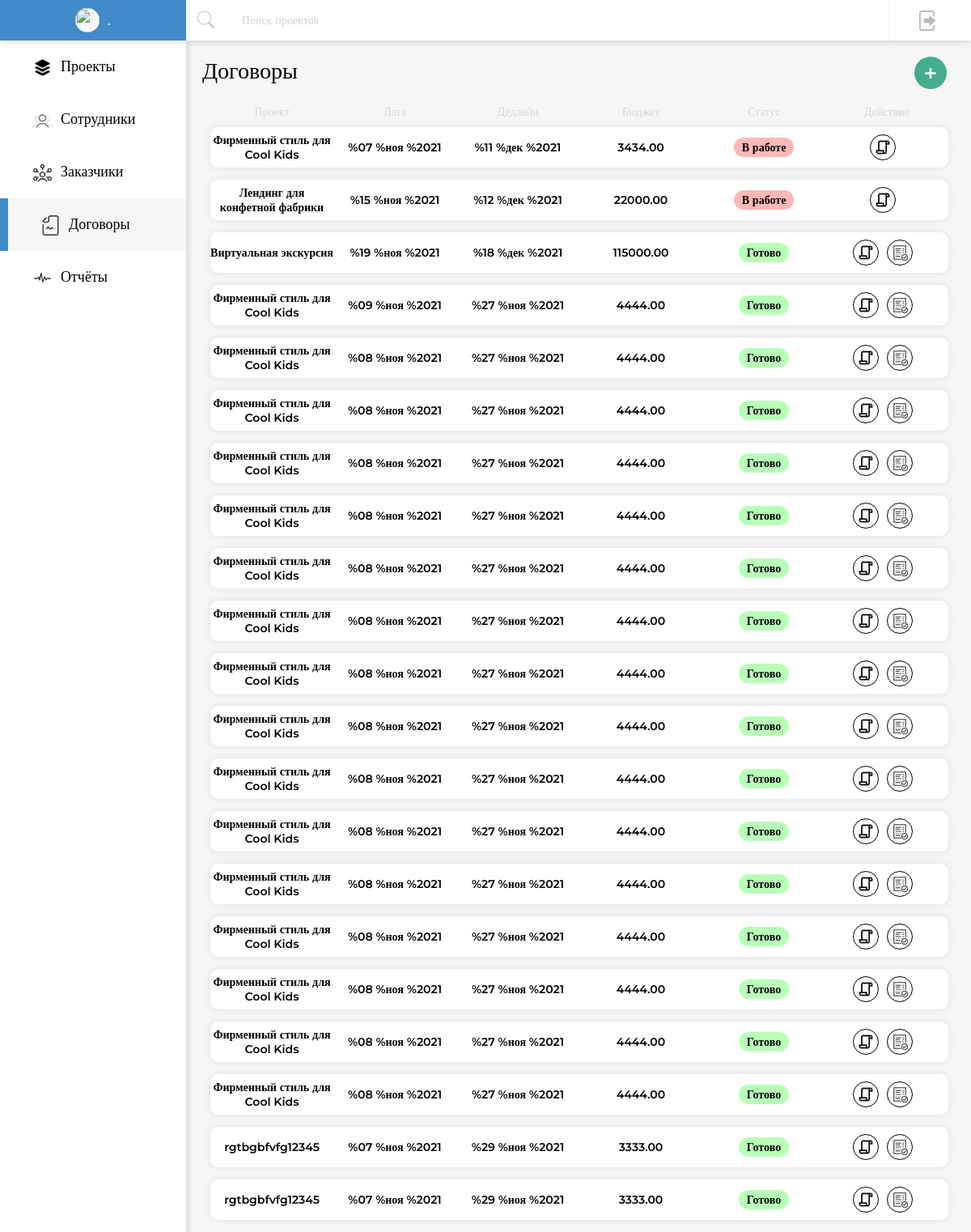
Page /contracts (signed in) on the committed database.
### mainapp/models.py (models this page shows, shortened)
class Projects(models.Model):
    id = models.AutoField
    name = models.CharField(max_length=50, verbose_name='Название проекта')
    customer_id = models.ForeignKey(Customers, verbose_name='Код заказчика', on_delete=models.CASCADE)
    description = models.TextField(verbose_name='Описание', null=True)
    date = models.DateField(auto_now_add=True, verbose_name='Дата заказа')
    deadline = models.DateField(verbose_name='Дата дедлайна')
    status = models.CharField(max_length=20, choices=STATUS_CHOICES, verbose_name='Статус выполнения')
    curator = models.ForeignKey(Employees, verbose_name='Код куратора', on_delete=models.PROTECT)
    budget = models.DecimalField(max_digits=9, decimal_places=2, verbose_name='Бюджет')
    contract = models.FileField(null=True, verbose_name='Договор')

class Archive(models.Model):
    id = models.AutoField
    name = models.CharField(max_length=50, verbose_name='Название проекта')
    customer_id = models.ForeignKey(Customers, verbose_name='Код заказчика', on_delete=models.CASCADE)
    date = models.DateField(auto_now_add=True, verbose_name='Дата заказа')
    deadline = models.DateField(verbose_name='Дата дедлайна')
    budget = models.DecimalField(max_digits=9, decimal_places=2, verbose_name='Бюджет')
    contract = models.FileField(null=True, verbose_name='Договор')
    act = models.FileField(null=True, verbose_name='Акт работ')

### mainapp/views.py (the view)
# urls.py: path('contracts', contract_view, name='contracts'),
@login_required
def contract_view(request):
    if request.user.groups.all()[0].name == 'Сотрудник':
        return redirect('project_list')
    di = []
    all_contracts = Projects.objects.all().exclude(contract='')
    all_archives = Archive.objects.all().order_by('-date')
    potentials = Projects.objects.all().filter(contract='')
    if request.method == 'POST':
        answer = request.POST.get('potential_contract')
        return redirect('pdf_view/?p_id=%s' % answer)
    for ctr in all_contracts:
        data = {}
        data[ctr] = 'В работе'
        di.append(data)
    for arch in all_archives:
        data = {}
        data[arch] = 'Готово'
        di.append(data)
    return render(request, 'contracts.html', {'di': di, 'potentials': potentials})

### mainapp/templates/contracts.html (shortened to what this page needs)
{% extends 'base.html' %}
{% load static %}
{% block content %}
    <div class="grand-title">
        <div class="title">Договоры</div>
        <div id='new' class="new">+</div>
    </div>
<div class="cust-title">
    <div>Проект</div>
    <div>Дата</div>
    <div>Дедлайн</div>
    <div>Бюджет</div>
    <div>Статус</div>
    <div>Действие</div>
</div>
{% for el in di %}
    {% for cont,status in el.items %}
        <div class="cont">
	    	<span>{{ cont.name }}</span>
	    	<span>{{ cont.date }}</span>
	    	<span>{{ cont.deadline }}</span>
	    	<span>{{ cont.budget }}</span>
	    	<span>
                {% if status == 'В работе' %}
	    		<p id="status">{{ status }}</p>
                {% endif %}
                {% if status == 'Готово' %}
	    		<p id="status_done">{{ status }}</p>
                {% endif %}
	    	</span>
            <span id="actions">
	    		<div title="Договор">
                    <a href="{{ cont.contract.url }}" target="_blank">
                        <img src="{% static 'img/contract.png' %}" class="icon mini_icon contract_icon">
                    </a>
                </div>
	    		{% if status == 'Готово' %}
	    		<div title="Акт работ">
                    <a href="{{ cont.act.url }}" target="_blank">
                        <img src="{% static 'img/act.png' %}" class="icon mini_icon act_icon">
                    </a>
                </div>
                {% endif %}
	    	</span>
	    </div>
    {% endfor %}
{% endfor %}
{% endblock content %}

### mainapp/templates/base.html (shortened to what this page needs)
{% load static %}
{% load tags %}
<!DOCTYPE html>
<html lang="ru">
<head>
    <link rel="stylesheet" href="{% static 'styles/styles.css'%}" type="text/css">
</head>
<body>
	<div class="nav">
		<div class="user">
			<img src="{{ user.employees.image.url }}" class="ava">
			{{ user.employees.first_name }} {{ user.employees.last_name|slice:":1" }}.
		</div>
		<div class="icon_search">
			<img src="{% static 'img/search.png' %}" class="icon search_icon">
		</div>
		<input id="search_here" class="form-control search" placeholder="Поиск проектов">
		<a href="{% url 'logout' %}">
			<div class="exit">
				<img src="{% static 'img/exit.png' %}" class="icon exit_icon">
			</div>
		</a>
	</div>
	<div class="sidebar">
		<ul>
			{% with request.resolver_match.url_name as url_name %}
		    <li>
				<a href="{% url 'project_list' %}" class="{% if url_name == 'project_list' %}current{% endif %}">
					<img src="{% static 'img/projects.png' %}" class="icon projects_icon">Проекты
				</a>
			</li>
		    <li>
				<a href="{% url 'employees' %}" class="{% if url_name == 'employees' %}current{% endif %}">
					<img src="{% static 'img/emps.png' %}" class="icon emps_icon">Сотрудники
				</a>
			</li>
		    {% if request.user.groups.all.0.name == 'Администрация' or request.user.groups.all.0.name == 'Менеджер' %}
				<li>
					<a href="{% url 'customers' %}" class="{% if url_name == 'customers' %}current{% endif %}">
						<img src="{% static 'img/custs.png' %}" class="icon custs_icon">Заказчики
					</a>
				</li>
		    	<li>
					<a href="{% url 'contracts' %}" class="{% if url_name == 'contracts' %}current{% endif %}">
						<img src="{% static 'img/cont_list.png' %}" class="icon cont_list_icon">Договоры
					</a>
				</li>
			{% endif %}
			{% if request.user.groups.all.0.name == 'Администрация' %}
		    	<li>
					<a href="{% url 'stats' %}" class="{% if url_name == 'stats' %}current{% endif %}">
						<img src="{% static 'img/stats.png' %}" class="icon stats_icon">Отчёты
					</a>
				</li>
			{% endif %}
			{% endwith %}
		</ul>
   	</div>
   	<div class="content">
		{% block content %}
		{% endblock content %}
    </div>
</body>
</html>

### static/styles/styles.css (style rules this page uses)
* { font: 14px Montserrat; padding: 0; margin: 0; list-style: none; text-decoration: none; background-color: #f6f6f6; }
.nav { width: 100%; height: 50px; position: fixed; top: 0; z-index: 4; display: flex; box-sizing: inherit; box-shadow: 0px 0px 10px rgba(0, 0, 0, 0.2); }
.user { width: 230px; height: 50px; background-color: #418bca; font-size: 16px; font-weight: 500; display: flex; justify-content: center; align-items: center; color: #fff; }
.search { width: calc(100% - 230px - 150px); height: 50px; box-sizing: inherit; outline: none; border: none; background-color: #fff; text-indent: 20px; border-right: 2px solid #f6f6f6; }
.search::placeholder { font-size: 14px; font-weight: 500; color: #d3d3d3; }
.exit { width: 100px; height: 50px; display: flex; justify-content: center; align-items: center; background-color: #fff; }
.content { height: 100%; padding-left: 240px; width: calc(100%-240px); margin-top: 70px; }
.grand-title { margin-bottom: 25px; }
.title { margin-left: 10px; display: inline-flex; font-size: 28px; font-weight: 500; }
.new { display: inline-flex; float: right; width: 40px; height: 40px; border-radius: 50%; color: #fff; font-size: 30px; font-weight: 500; background-color: #44ad8e; justify-content: center; align-items: center; margin-right: 30px; cursor: pointer; }
img { height: 30px; width: 30px; border-radius: 50%; margin-right: 10px; }
.sidebar { top: 50px; position: fixed; width: 230px; height: 100%; background: #fff; transition: all .5s ease; box-shadow: 0px 0px 10px rgba(0, 0, 0, 0.2); }
.sidebar ul a { display: block; width: 100%; line-height: 65px; font-size: 18px; color: #000; background-color: #fff; padding-left: 40px; box-sizing: border-box; transition: .4s; }
.sidebar .current { background-color: #f6f6f6; border-left: 10px solid #418bca; }
.cust-title { width: 95%; margin-left: 20px; display: flex; margin-bottom: 10px; }
.cust-title div { display: inline-flex; flex: 1 1 20%; justify-content: center; align-items: center; font-weight: 500; color: #d3d3d3; font-size: 14px; }
#status { background-color: #FFB8B8; border-radius: 20px; padding: 3px 10px; font-weight: 600; }
#status_done { background-color: #B8FFB8; border-radius: 20px; padding: 3px 10px; font-weight: 600; }
#actions div { display: flex; background-color: #fff; border: 1px solid black; width: 30px; height: 30px; border-radius: 50%; margin-right: 10px; justify-content: center; align-items: center; }
a > * { background-color: #fff; }
.cont { width: 95%; margin-left: 20px; display: flex; background-color: #fff; height: 100%; margin-bottom: 15px; min-height: 50px; border-radius: 10px; box-shadow: 0px 0px 10px rgba(0, 0, 0, 0.1); }
.cont span { display: inline-flex; flex: 1 1 20%; justify-content: center; align-items: center; font-weight: 500; font-size: 14px; background-color: #fff; border-radius: 10px; font-weight: 600; text-align: center; padding: 5px 0; }
a { background-color: #fff; }
.icon_search { background-color: #fff; }
.search_icon { padding: 12px; display: flex; justify-content: center; align-items: center; margin-right: 0; }
.icon { width: 25px; height: 25px; border-radius: 0; background-color: transparent; vertical-align: middle; }
.mini_icon { width: 20px; height: 20px; margin-right: 0; }

### rows in the picture
Projects: name "Фирменный стиль для Cool Kids", date "%07 %ноя %2021", deadline "%11 %дек %2021", budget "3434.00", status "В работе"
Projects: name "Лендинг для конфетной фабрики", date "%15 %ноя %2021", deadline "%12 %дек %2021", budget "22000.00", status "В работе"
Archive: name "Виртуальная экскурсия", date "%19 %ноя %2021", deadline "%18 %дек %2021", budget "115000.00", status "Готово"
Archive: name "Фирменный стиль для Cool Kids", date "%09 %ноя %2021", deadline "%27 %ноя %2021", budget "4444.00", status "Готово"
Archive: name "Фирменный стиль для Cool Kids", date "%08 %ноя %2021", deadline "%27 %ноя %2021", budget "4444.00", status "Готово"
Archive: name "Фирменный стиль для Cool Kids", date "%08 %ноя %2021", deadline "%27 %ноя %2021", budget "4444.00", status "Готово"
Archive: name "Фирменный стиль для Cool Kids", date "%08 %ноя %2021", deadline "%27 %ноя %2021", budget "4444.00", status "Готово"
Archive: name "Фирменный стиль для Cool Kids", date "%08 %ноя %2021", deadline "%27 %ноя %2021", budget "4444.00", status "Готово"
Archive: name "Фирменный стиль для Cool Kids", date "%08 %ноя %2021", deadline "%27 %ноя %2021", budget "4444.00", status "Готово"
Archive: name "Фирменный стиль для Cool Kids", date "%08 %ноя %2021", deadline "%27 %ноя %2021", budget "4444.00", status "Готово"
Archive: name "Фирменный стиль для Cool Kids", date "%08 %ноя %2021", deadline "%27 %ноя %2021", budget "4444.00", status "Готово"
Archive: name "Фирменный стиль для Cool Kids", date "%08 %ноя %2021", deadline "%27 %ноя %2021", budget "4444.00", status "Готово"
Archive: name "Фирменный стиль для Cool Kids", date "%08 %ноя %2021", deadline "%27 %ноя %2021", budget "4444.00", status "Готово"
Archive: name "Фирменный стиль для Cool Kids", date "%08 %ноя %2021", deadline "%27 %ноя %2021", budget "4444.00", status "Готово"
Archive: name "Фирменный стиль для Cool Kids", date "%08 %ноя %2021", deadline "%27 %ноя %2021", budget "4444.00", status "Готово"
Archive: name "Фирменный стиль для Cool Kids", date "%08 %ноя %2021", deadline "%27 %ноя %2021", budget "4444.00", status "Готово"
Archive: name "Фирменный стиль для Cool Kids", date "%08 %ноя %2021", deadline "%27 %ноя %2021", budget "4444.00", status "Готово"
Archive: name "Фирменный стиль для Cool Kids", date "%08 %ноя %2021", deadline "%27 %ноя %2021", budget "4444.00", status "Готово"
Archive: name "Фирменный стиль для Cool Kids", date "%08 %ноя %2021", deadline "%27 %ноя %2021", budget "4444.00", status "Готово"
Archive: name "rgtbgbfvfg12345", date "%07 %ноя %2021", deadline "%29 %ноя %2021", budget "3333.00", status "Готово"
Archive: name "rgtbgbfvfg12345", date "%07 %ноя %2021", deadline "%29 %ноя %2021", budget "3333.00", status "Готово"
